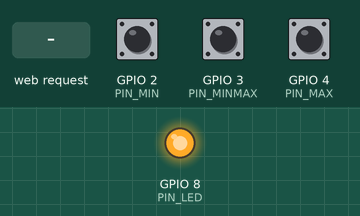
A sketch run on a simulated ESP32-C3. On the bench: output pins drawn as LEDs (lit = HIGH). The test bench sets the inputs (shaded band); at power-on: GPIO 2 (PIN_MIN) HIGH, GPIO 3 (PIN_MINMAX) HIGH, GPIO 4 (PIN_MAX) HIGH. What the sketch prints to the serial monitor is not drawn.

Above: at 1.7 s.
1.8 s: HTTP request GET /status received
At 2.2 s:
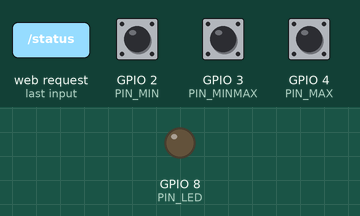
Timing chart, 0 to 4.8 s (numbered marks = the images above; inputs shaded):
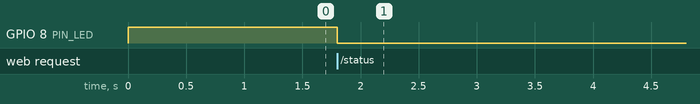

The sketch:

oil-sensor-test.ino
```cpp
/*
 * Oil Level Sensor Test - ESP32 C3 SuperMini
 *
 * Tests a 3-reed-switch oil level sensor:
 *   Pin 1 (Uv) → GND (sensor common)
 *   Pin 2 (Min) → GPIO2 (Schließer / NO — pulls LOW when magnet present)
 *   Pin 3 (Min/Max) → GPIO3 (Öffner / NC — pulls LOW when magnet present)
 *   Pin 4 (Max) → GPIO4 (Öffner / NC — pulls LOW when magnet present)
 *
 * ESP32 internal pull-ups enabled, no external components needed.
 * Pure Access Point — no external network.
 * Web UI shows live switch states with auto-refresh.
 * Onboard LED lights up when any switch is activated.
 */

#include <WiFi.h>
#include <WebServer.h>

// --- Configuration ---
const char* AP_SSID = "OilSensorTest";
const char* AP_PASS = NULL;  // open network, no password

// GPIO pins (ESP32 C3 SuperMini)
const int PIN_MIN    = 2;   // Reed 1: Schließer (NO)
const int PIN_MINMAX = 3;   // Reed 2: Öffner (NC)
const int PIN_MAX    = 4;   // Reed 3: Öffner (NC)
const int PIN_LED    = 8;   // Onboard LED (active LOW)

WebServer server(80);

// --- HTML Page ---
const char PAGE_HTML[] PROGMEM = R"rawliteral(
<!DOCTYPE html>
<html lang="de">
<head>
<meta charset="UTF-8">
<meta name="viewport" content="width=device-width, initial-scale=1.0">
<title>Ölstand-Sensor Test</title>
<style>
  * { box-sizing: border-box; margin: 0; padding: 0; }
  body {
    font-family: -apple-system, BlinkMacSystemFont, 'Segoe UI', sans-serif;
    background: #1a1a2e;
    color: #eee;
    min-height: 100vh;
    display: flex;
    flex-direction: column;
    align-items: center;
    padding: 20px;
  }
  h1 {
    font-size: 1.5em;
    margin-bottom: 8px;
    color: #e94560;
  }
  .subtitle {
    color: #888;
    font-size: 0.85em;
    margin-bottom: 24px;
  }
  .status-bar {
    background: #16213e;
    border-radius: 10px;
    padding: 10px 20px;
    margin-bottom: 20px;
    font-size: 0.9em;
    display: flex;
    gap: 20px;
    align-items: center;
  }
  .status-bar .dot {
    width: 10px; height: 10px;
    border-radius: 50%;
    background: #4ecca3;
    display: inline-block;
    animation: pulse 1.5s infinite;
  }
  @keyframes pulse {
    0%, 100% { opacity: 1; }
    50% { opacity: 0.3; }
  }
  .cards {
    display: flex;
    flex-direction: column;
    gap: 16px;
    width: 100%;
    max-width: 400px;
  }
  .card {
    background: #16213e;
    border-radius: 14px;
    padding: 20px;
    display: flex;
    align-items: center;
    gap: 16px;
    transition: background 0.3s;
    border: 2px solid transparent;
  }
  .card.active {
    border-color: #4ecca3;
    background: #1a2744;
  }
  .card.active-min {
    border-color: #e94560;
    background: #2a1a2e;
  }
  .lamp {
    width: 50px; height: 50px;
    border-radius: 50%;
    flex-shrink: 0;
    transition: all 0.3s;
    box-shadow: inset 0 2px 6px rgba(0,0,0,0.4);
  }
  .lamp.off {
    background: #333;
  }
  .lamp.on-green {
    background: #4ecca3;
    box-shadow: 0 0 20px #4ecca3, inset 0 2px 6px rgba(0,0,0,0.2);
  }
  .lamp.on-red {
    background: #e94560;
    box-shadow: 0 0 20px #e94560, inset 0 2px 6px rgba(0,0,0,0.2);
  }
  .info {
    flex: 1;
  }
  .info .name {
    font-size: 1.1em;
    font-weight: 600;
    margin-bottom: 2px;
  }
  .info .type {
    font-size: 0.8em;
    color: #888;
  }
  .info .state {
    font-size: 0.9em;
    margin-top: 4px;
    font-weight: 500;
  }
  .info .state.on { color: #4ecca3; }
  .info .state.off { color: #e94560; }
  .gpio {
    font-size: 0.7em;
    color: #555;
    font-family: monospace;
  }
</style>
</head>
<body>
<h1>🛢️ Ölstand-Sensor Test</h1>
<p class="subtitle">Reed-Kontakte Live-Anzeige</p>

<div class="status-bar">
  <span class="dot" id="liveDot"></span>
  <span>Live — alle 200ms</span>
  <span id="ipInfo" style="color:#555"></span>
</div>

<div class="cards">
  <div class="card" id="cardMin">
    <div class="lamp off" id="lampMin"></div>
    <div class="info">
      <div class="name">Min.</div>
      <div class="type">Schließer (NO)</div>
      <div class="state off" id="stateMin">—</div>
      <div class="gpio">GPIO2</div>
    </div>
  </div>

  <div class="card" id="cardMinMax">
    <div class="lamp off" id="lampMinMax"></div>
    <div class="info">
      <div class="name">Nachfüllen</div>
      <div class="type">Öffner (NC) — Min/Max</div>
      <div class="state off" id="stateMinMax">—</div>
      <div class="gpio">GPIO3</div>
    </div>
  </div>

  <div class="card" id="cardMax">
    <div class="lamp off" id="lampMax"></div>
    <div class="info">
      <div class="name">Max.</div>
      <div class="type">Öffner (NC)</div>
      <div class="state off" id="stateMax">—</div>
      <div class="gpio">GPIO4</div>
    </div>
  </div>
</div>

<script>
function update() {
  fetch('/status')
    .then(r => r.json())
    .then(d => {
      setLamp('lampMin', 'cardMin', 'stateMin', d.min, 'Betätigt', 'Nicht betätigt');
      setLamp('lampMinMax', 'cardMinMax', 'stateMinMax', d.minmax, 'Betätigt', 'Nicht betätigt');
      setLamp('lampMax', 'cardMax', 'stateMax', d.max, 'Betätigt', 'Nicht betätigt');
    })
    .catch(() => {
      document.getElementById('liveDot').style.background = '#e94560';
    });
}

function setLamp(lampId, cardId, stateId, active, onText, offText) {
  const lamp = document.getElementById(lampId);
  const card = document.getElementById(cardId);
  const state = document.getElementById(stateId);

  if (active) {
    lamp.className = 'lamp on-green';
    card.className = cardId === 'cardMin' ? 'card active-min' : 'card active';
    state.className = 'state on';
    state.textContent = onText;
  } else {
    lamp.className = 'lamp off';
    card.className = 'card';
    state.className = 'state off';
    state.textContent = offText;
  }
}

setInterval(update, 200);
update();
</script>
</body>
</html>
)rawliteral";

// --- Handlers ---
void handleRoot() {
  server.send_P(200, "text/html", PAGE_HTML);
}

void handleStatus() {
  bool minActive    = (digitalRead(PIN_MIN) == LOW);     // Schließer: closed = active
  bool minmaxActive = (digitalRead(PIN_MINMAX) == HIGH);  // Öffner: open = active
  bool maxActive    = (digitalRead(PIN_MAX) == HIGH);     // Öffner: open = active

  // Onboard LED: ON if any switch is activated
  bool anyActive = minActive || minmaxActive || maxActive;
  digitalWrite(PIN_LED, anyActive ? LOW : HIGH);  // active LOW

  String json = "{";
  json += "\"min\":" + String(minActive ? "true" : "false") + ",";
  json += "\"minmax\":" + String(minmaxActive ? "true" : "false") + ",";
  json += "\"max\":" + String(maxActive ? "true" : "false");
  json += "}";

  server.send(200, "application/json", json);
}

void setup() {
  Serial.begin(115200);
  Serial.println("\n=== Oil Level Sensor Test ===");

  // Configure GPIOs
  pinMode(PIN_MIN, INPUT_PULLUP);
  pinMode(PIN_MINMAX, INPUT_PULLUP);
  pinMode(PIN_MAX, INPUT_PULLUP);
  pinMode(PIN_LED, OUTPUT);
  digitalWrite(PIN_LED, HIGH);  // LED off (active LOW)

  // Start Access Point
  WiFi.mode(WIFI_AP);
  WiFi.softAP(AP_SSID, AP_PASS);
  delay(500);

  IPAddress ip = WiFi.softAPIP();
  Serial.print("AP started: ");
  Serial.println(AP_SSID);
  Serial.print("IP: ");
  Serial.println(ip);

  // Setup web server
  server.on("/", handleRoot);
  server.on("/status", handleStatus);
  server.begin();
  Serial.println("Web server started on port 80");
  Serial.print("Open http://");
  Serial.print(ip);
  Serial.println(" in browser");
}

void loop() {
  server.handleClient();
}
```

Measured:
- after the input at 1.8 s, GPIO 8 (PIN_LED): HIGH → LOW at once
